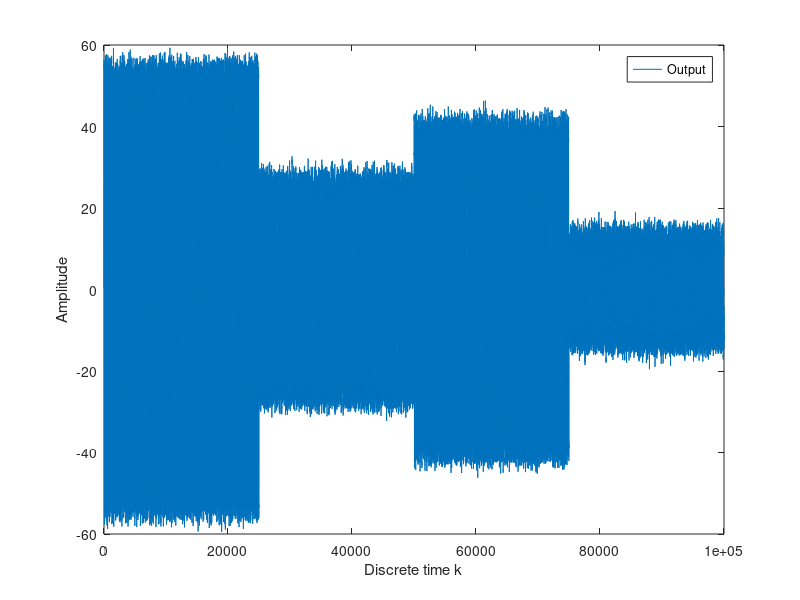

MATLAB code for this plot:
clear
clear all
clc
T = 100000; 
P = [0.1 0.25 0.15 0.1 0.25 0.25 0.01]; % primary filter
s = P;

delta = 0.0000001;

% First identifying Shat which is the estimation of the secondary path

% Initialize variables
Shat_buffer = zeros(1, 16);     % the state of Sh(z)
Shat_w = zeros(1, 16);          % the weight of Sh(z)
e_iden = zeros(1, T);           % data buffer for the identification error

noise_variance = 0.1;
x_iden = 0.1 * randn(T, 1);

% The second task is the active control. 
X = 10 * sqrt(noise_variance) * randn(T, 1);

% Primary path
d = filter(P, 1, X);

% Desired audio
a = 50 * sin(2 * pi * 0.01 * (1:T)');

x_buffer = zeros(1, 16);       
w = zeros(1, 16);       
yhat_buffer = zeros(size(s));  
e_cont = zeros(1, T); 
e2 = zeros(1, T);
Xhat = zeros(1, 16);     
ahat_buffer = zeros(1, 16);
x1 = zeros(1, T);

mu_shat = 0.0000005; 
mu = 0.000005;
out = zeros(1, T); % learning rate
x_iden_buffer = zeros(length(Shat_w));

for k = 1:T
    % Update secondary path based on the sample index
    if k <= 25000
        s = P;
    elseif k <= 50000
        s = 0.5 * P;
    elseif k <= 75000
        s = 0.75 * P;
    else
        s = 0.25 * P;
    end

    x_buffer = [X(k) x_buffer(1:15)];            % update the controller state    
    y = sum(x_buffer .* w); % anti noise

    yhat = y + a(k) - x_iden(k);

    % calculate the controller output	
    yhat_buffer = [yhat yhat_buffer(1:length(yhat_buffer)-1)]; 
    
    x_iden_buffer = [x_iden(k) x_iden_buffer(1:length(x_iden_buffer)-1)]; 
    x_iden_shat = sum(x_iden_buffer .* Shat_w);
   
    e = d(k) + sum(yhat_buffer .* s); % output
    ahat_buffer = [a(k) ahat_buffer(1:15)];
    e1 = e - sum(ahat_buffer .* Shat_w);
    e_cont(k) = e1;
    out(k) = e;
    e2 = e_cont(k) + x_iden_shat;
    Shat_buffer = [X(k) Shat_buffer(1:15)];          % update the state of Sh(z)
    Xhat = [sum(Shat_buffer .* Shat_w) Xhat(1:15)];  % calculate the filtered x(k)
    w = w + mu * e_cont(k) * Xhat; % LMS is used
    Shat_w = Shat_w + mu_shat * e2 * x_iden_buffer;
end

% Save and plot the results
fs = 16000;
audiowrite('reference2.wav', a, fs);
audiowrite('degraded2.wav', out, fs);

figure
% subplot(3, 1, 1)
% plot([1:T], e_cont)
% ylabel('Amplitude');
% xlabel('Discrete time k');
% legend('Noise residue')
% 
% subplot(3, 1, 2)
% plot([1:T], a)
% ylabel('Amplitude');
% xlabel('Discrete time k');
% legend('Desired signal')

% subplot(3, 1, 3)
plot([1:T], out)
ylabel('Amplitude');
xlabel('Discrete time k');
legend('Output')
